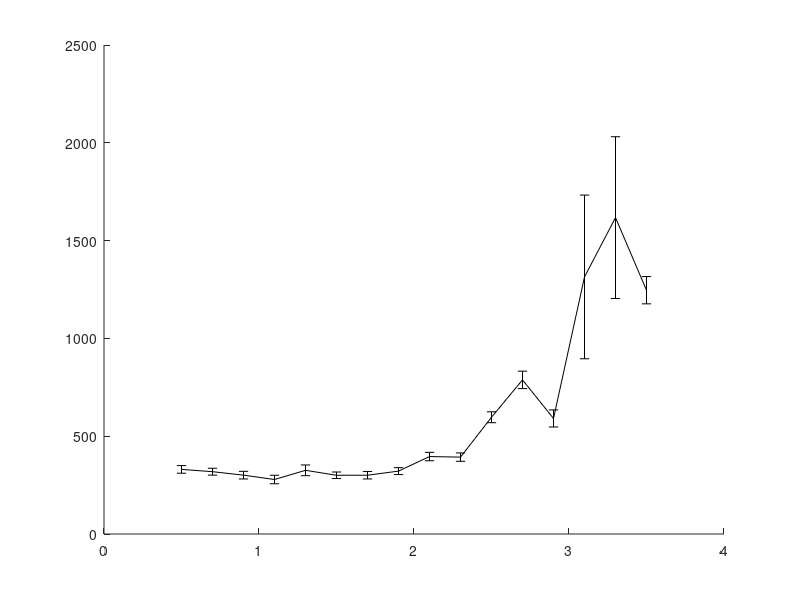

MATLAB code to generate this figure: (Note: this script raises an error after producing the figure.)
% In this experiment I compare the performance of the GD (with KDL) and the
% PCS on one scene with obstacles where the start and goal configurations
% are:
% State c_start = {0.5236, 1.7453, -1.8326, -1.4835,	1.5708,	0, 1.004278, 0.2729, 0.9486, -1.15011, 1.81001, -1.97739};
% State c_goal = {0.5236, 0.34907, 0.69813, -1.3963, 1.5708, 0, 0.7096, 1.8032, -1.7061, -1.6286, 1.9143, -2.0155}; // Robot 2 no backflip - Elbow down
% This while benchmarking the maximum step distance.
% With joint limits of the ABB robots.
% BiRRT planner
% last updated: 08/29/17

clear all
clc

%%
D1 = load('benchmark_BiRRT_PCS_3poles_rangeB_newNN.txt'); 

%%
D2 = load('benchmark_BiRRT_GD_3poles_rangeB_newNN.txt'); 
D2 = D2(D2(:,1) > 0.6,:);

%%
% PCS
rd = sort(unique(D1(:,1)));
for i = 1:length(rd)
    M = D1(D1(:,1)==rd(i), 2:end);
    td(i) = mean(M(:,4))*1e3;
    td_ste(i) = 1e3*std(M(:,4))/sqrt(size(M,1));
    nodes_d(i) =  mean(M(:,10));
    trees_d(i) =  mean(M(:,11));
    tlc_d(i) = mean(M(:,12))*1e3;
end

%%
% GD
rg = sort(unique(D2(:,1)));
for i = 1:length(rg)
    M = D2(D2(:,1)==rg(i), 2:end);
%     disp([i-1 rg(i)  size(M,1)])
    tg(i) = mean(M(:,4))*1e3;
    tg_ste(i) = 1e3*std(M(:,4))/sqrt(size(M,1));
    nodes_g(i) =  mean(M(:,10));
    trees_g(i) =  mean(M(:,11));
    tlc_g(i) = mean(M(:,12))*1e3;
end

%%
disp(' ');
[tdmin, id] = min(td);
[tgmin, ig] = min(tg);

%%
h = figure(1);
clf
errorbar(rd,td,td_ste,'-k','linewidth',2);
hold on
errorbar(rg,tg,tg_ste,'--k','linewidth',2);
hold off
ylabel('mean runtime [msec]');
xlabel('max. local-connection distance');
legend('PCS','GD');
% xlim([0 6]);
% xlim([min(rd) max(rd)]);

%% 
D1 = D1(D1(:,1)==rd(id), 2:end);
verf = D1(:,1)==1;
suc = D1(:,2)==1;

disp('PCS:');
disp(['Results of ' num2str(size(D1,1)) ' queries.']);
disp(['Minimum avg. runtime for PCS is ' num2str(tdmin) 'msec with d = ' num2str(rd(id)) ]);
disp(['Percent of successful queries verified: ' num2str(sum(verf & suc)/sum(suc)*100) '%']);
disp(['Plan distance: ' num2str(D1(1,3)) ]);
disp(['Avg. runtime: ' num2str(mean(D1(:,4))*1e3)  ' +/- ' num2str(std(D1(:,4))/sqrt(size(D1,1))*1e3) ' msec ']);
disp(['Min. runtime: ' num2str(min(D1(:,4))*1e3) ' msec ']);
disp(['Avg. local-connection time: ' num2str(mean(D1(:,12))*1e3)  ' +/- ' num2str(std(D1(:,12))/sqrt(size(D1,1))*1e3) ' msec ']);
disp(['Avg. nodes in path: ' num2str(floor(mean(D1(:,10)))) ]);
disp(['Avg. nodes in trees: ' num2str(floor(mean(D1(:,11)))) ]);
disp(['Avg. number of IK solutions: ' num2str(floor(mean(D1(:,5)))) ]);

%%
D2 = D2(D2(:,1)==rg(ig), 2:end);
verf = D2(:,1)==1;
suc = D2(:,2)==1;

disp('GD:');
disp(['Results of ' num2str(size(D2,1)) ' queries.']);
disp(['Minimum avg. runtime for GD is ' num2str(tgmin) 'msec with d = ' num2str(rg(ig)) ]);
disp(['Percent of successful queries verified: ' num2str(sum(verf & suc)/sum(suc)*100) '%']);
disp(['Plan distance: ' num2str(D2(1,3)) ]);
disp(['Avg. runtime: ' num2str(mean(D2(:,4))*1e3)  ' +/- ' num2str(std(D2(:,4))/sqrt(size(D2,1))*1e3) ' msec ']);
disp(['Min. runtime: ' num2str(min(D2(:,4))*1e3) ' msec ']);
disp(['Avg. local-connection time: ' num2str(mean(D2(:,12))*1e3)  ' +/- ' num2str(std(D2(:,12))/sqrt(size(D2,1))*1e3) ' msec ']);
disp(['Avg. nodes in path: ' num2str(floor(mean(D2(:,10)))) ]);
disp(['Avg. nodes in trees: ' num2str(floor(mean(D2(:,11)))) ]);
disp(['Avg. number of projections: ' num2str(floor(mean(D2(:,5)))) ]);

%%
disp(' ');
disp(['Best speed-up: t_{gd}/t_{pcs} = ' num2str(tgmin/tdmin) ]);

%%
%%
%%

% PCS
td = D1(:,4);
maxT = max(td);
T1 = linspace(0,maxT,100);
T1 = T1(2:end);
for i = 1:length(T1)
    sd = td < T1(i);
    md(i) = mean(td(sd));
    Md(i) = 1-sum(sd)/length(td);
end
%%
% GD
tg = D2(:,4);
maxT = max(tg);
T2 = linspace(0,maxT,1000);
T2 = T2(2:end);
for i = 1:length(T2)
    sg = tg < T2(i);
    mg(i) = mean(tg(sg));
    Mg(i) = 1-sum(sg)/length(tg);
end
%%
h = figure(2);
clf
plot(T1,Md*100,'-k','linewidth',2);
hold on
plot(T2,Mg*100,'--k','linewidth',2);
hold off
xlabel('maximum runtime [sec]');
ylabel('failure rate [%]');
legend('PCS','GD');
xlim([0 max([T1 T2])]);
title('CBiRRT');
